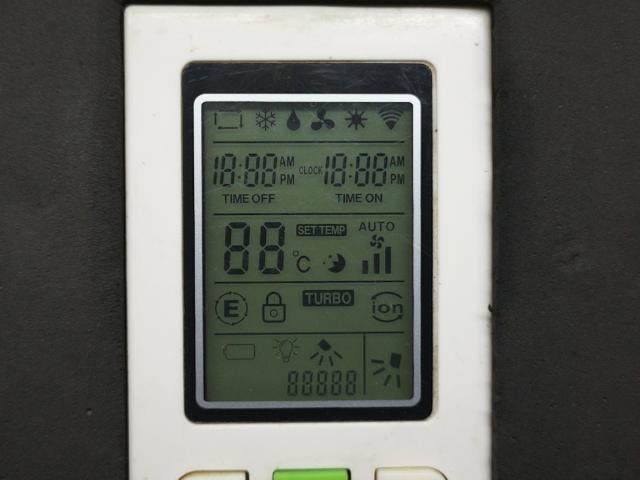
#> input picture phd-efficient-inference/IP4R/data/reference/lcd_all_on.jpg, 640 x 480 px
$ python phase_detect.py ../../data/reference
#> lines starting #> are read from the running program, lines starting #| are printed output that depends on the picture
#> in classify_from_path, img is the input picture: shape (480, 640, 3); mean B, G, R 94.4, 100.2, 97.8
"""
Phase Detector — classifies a cropped LCD image into one of:
  'blank'   — dark screen, nothing lit
  'phase1'  — partial DTS pattern (18:88 | 18:88 | 88 | bars | 88888)
  'phase2'  — all segments on (very bright, high pixel density)

Strategy (rule-based, no training needed):
  1. Convert crop to grayscale
  2. Measure mean brightness of the entire crop
  3. Measure pixel density in known segment zones
     - Digit zone (center strip): Phase 1 and Phase 2 both bright here
     - Icon zone (top ~15% of LCD): Phase 2 lights up many small icons;
       Phase 1 has only a few.
  4. Decision tree:
       mean < BLANK_THRESH              → blank
       icon_density > PHASE2_ICON_THRESH → phase2
       else                              → phase1

LCD_W=480, LCD_H=640 (from lcd_crop.py)
Zones are fractions of LCD_H / LCD_W.
"""
import cv2
import numpy as np
from pathlib import Path

LCD_W, LCD_H = 480, 640

# Brightness thresholds (0-255 scale)
BLANK_THRESH        = 15     # mean brightness below this → blank
PHASE2_ICON_THRESH  = 0.30   # icon zone lit fraction above this → phase2

# Icon zone: top 12% of LCD height, full width
ICON_Y1 = 0
ICON_Y2 = int(LCD_H * 0.12)   # ~77 px

# Digit zone: middle 60% of height, central 80% of width
DIGIT_Y1 = int(LCD_H * 0.18)
DIGIT_Y2 = int(LCD_H * 0.78)
DIGIT_X1 = int(LCD_W * 0.05)
DIGIT_X2 = int(LCD_W * 0.95)

# Pixel brightness threshold to count as "lit"
LIT_THRESH = 80


def classify_phase(crop_bgr: np.ndarray) -> dict:
    """
    Returns dict:
      phase: 'blank' | 'phase1' | 'phase2'
      mean_brightness: float
      icon_density: float  (fraction of lit pixels in icon zone)
      digit_density: float (fraction of lit pixels in digit zone)
    """
    gray = cv2.cvtColor(crop_bgr, cv2.COLOR_BGR2GRAY)
    mean_brightness = float(gray.mean())
#> mean_brightness = 98.85

    if mean_brightness < BLANK_THRESH:
        return {'phase': 'blank', 'mean_brightness': mean_brightness,
                'icon_density': 0.0, 'digit_density': 0.0}

    icon_patch  = gray[ICON_Y1:ICON_Y2, :]
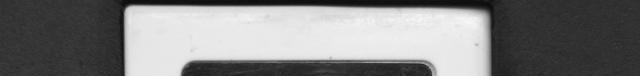
#> icon_patch: shape (76, 640); min 11, max 247, mean 126.6
    digit_patch = gray[DIGIT_Y1:DIGIT_Y2, DIGIT_X1:DIGIT_X2]
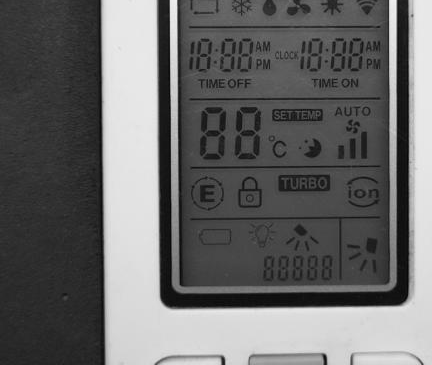
#> digit_patch: shape (365, 432); min 4, max 244, mean 104

    icon_density  = float((icon_patch  > LIT_THRESH).mean())
#> icon_density = 0.46
    digit_density = float((digit_patch > LIT_THRESH).mean())
#> digit_density = 0.417

    phase = 'phase2' if icon_density > PHASE2_ICON_THRESH else 'phase1'
#> phase = 'phase2'

    return {
        'phase': phase,
        'mean_brightness': mean_brightness,
        'icon_density': icon_density,
        'digit_density': digit_density,
    }


def classify_from_path(img_path: str | Path) -> dict:
    img = cv2.imread(str(img_path))
    if img is None:
        return {'phase': 'error', 'reason': 'read_failed'}
    return classify_phase(img)


# ── CLI: scan a folder and report distribution ─────────────────────────────────
if __name__ == '__main__':
    import sys, json
    from collections import Counter

    if len(sys.argv) < 2:
        print('Usage: python3 phase_detect.py <folder_of_crops> [--save-json out.json]')
        sys.exit(1)

    folder = Path(sys.argv[1])
    save_json = None
    if '--save-json' in sys.argv:
        idx = sys.argv.index('--save-json')
        save_json = sys.argv[idx + 1]

    crops = sorted(folder.glob('*.jpg'))
    print(f'Classifying {len(crops)} crops in {folder}...')

    results = []
    counts = Counter()
    for p in crops:
        r = classify_from_path(p)
#> r = {'phase': 'phase2', 'mean_brightness': 98.85, 'icon_density': 0.46, 'digit_density': 0.417}
        r['file'] = p.name
        results.append(r)
        counts[r['phase']] += 1

    print(f'\nPhase distribution:')
    for phase, n in sorted(counts.items()):
        print(f'  {phase:12s}: {n:5d}  ({100*n/len(crops):.1f}%)')
#> this loop made 1 pass
#> (phase, n) on pass 1: ('phase2', 1)
#|   phase2      :     1  (100.0%)

    # Print a few samples per phase for sanity check
    print('\nSample stats per phase:')
    for phase in ('blank', 'phase1', 'phase2'):
        subset = [r for r in results if r['phase'] == phase][:3]
        for r in subset:
            print(f"  [{phase}] {r['file']}  mean={r['mean_brightness']:.1f}"
                  f"  icon={r['icon_density']:.3f}  digit={r['digit_density']:.3f}")
#> this loop made 3 passes
#|   [phase2] lcd_all_on.jpg  mean=98.8  icon=0.460  digit=0.417

    if save_json:
        with open(save_json, 'w') as f:
            json.dump(results, f, indent=2)
        print(f'\nSaved: {save_json}')
